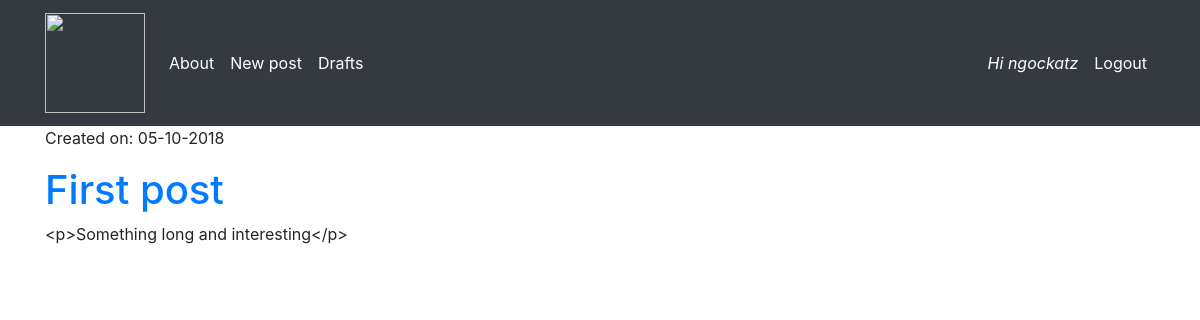
/drafts (signed in), run on the app's committed database.
### blog/models.py (models this page shows, shortened)
class Post(models.Model):
    author = models.ForeignKey('auth.User', on_delete=models.CASCADE)  # superuser
    title = models.CharField(max_length=160)
    text = models.TextField()
    date_create = models.DateTimeField(default=timezone.now)
    date_publish = models.DateTimeField(blank=True, null=True)

### blog/views.py (the view)
# urls.py: path('drafts', views.DraftListView.as_view(), name='drafts'),
class DraftListView(LoginRequiredMixin, ListView):
    login_url = '/login'
    redirect_field_name = 'blog/all_posts.html'
    model = Post
    template_name = 'blog/drafts.html'
    def get_queryset(self):  # filter records
        return Post.objects.filter(date_publish__isnull=True).order_by('date_create')

### blog/templates/blog/drafts.html
{% extends 'blog/shared.html' %}
{% block content_block %}
{% for post in post_list %}
<div>
    <p>Created on: {{post.date_create|date:'d-m-Y'}}</p>
    <h1>
        <a href="{% url 'post_content' pk=post.pk%}">
            {{post.title}}
        </a>
    </h1>
    <p>{{post.text|truncatechars:200}}</p>
</div>
{% endfor %}
{% endblock %}

### blog/templates/blog/shared.html (shortened to what this page needs)
<!DOCTYPE html>
{% load static %}
<html lang="en">
<head>
    <link href="https://stackpath.bootstrapcdn.com/bootstrap/4.1.3/css/bootstrap.min.css" rel="stylesheet">
    <link rel="stylesheet" href="//cdn.jsdelivr.net/npm/medium-editor@latest/dist/css/medium-editor.min.css" type="text/css" media="screen" charset="utf-8">
    <link rel="stylesheet" href="{% static 'css/blogStyle.css' %}" type="text/css">
</head>
<body>
    <nav class="navbar navbar-expand-lg navbar-dark bg-dark">
        <div class="container">
            <a class="navbar-brand" href="{% url 'all_posts' %}">
                <img src="{% static 'images/lady.jpg' %}" width="100px" height="100px">
            </a>
            <ul class="navbar-nav mr-auto">
                <li class="nav-item">
                    <a class="nav-link active isactive text-white" href="{% url 'about' %}">About</a>
                </li>
                <li class="nav-item">
                    <a class="nav-link isactive text-white" href="{% url 'post_new' %}">New post</a>
                </li>
                <li class="nav-item">
                    <a class="nav-link isactive text-white" href="{% url 'drafts' %}">Drafts</a>
                </li>
            </ul>
            <ul class="navbar-nav navbar-right">
                {% if user.is_authenticated %}
                    <li class="nav-item">
                        <a class="nav-link text-white font-italic">Hi {{user.username}}</a>
                    </li>
                    <li class="nav-item">
                        <a class="nav-link isactive text-white" href="{% url 'logout' %}">Logout</a>
                    </li>
                {% else %}
                    <li class="nav-item">
                        <a class="nav-link isactive text-white" href="{% url 'login' %}">Login</a>
                    </li>
                {% endif %}
                </ul>
        </div>
    </nav>
    <div class="container">
        {% block content_block %}
        {% endblock %}
    </div>
</body>
</html>

### data on the page
Post: date_create "05-10-2018", title "First post", text "<p>Something long and interesting</p>"

### other printed values
{{ user.username }} "ngockatz"
